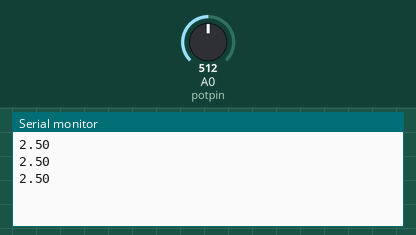
Bench run of a sketch on a simulated Arduino Uno, built with avr-gcc and run on an emulated ATmega328P. Shown: the last lines printed to the serial monitor. Inputs (shaded band) come from the test bench; at power-on: A0 (potpin) = 512.

Above: at 1.3 s.
1.4 s: A0 (potpin) set to 716
At 1.9 s:
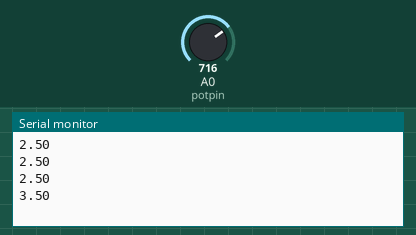
2.9 s: A0 (potpin) set to 900
At 3.4 s:
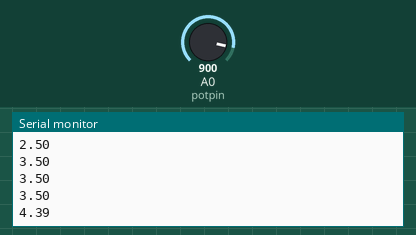
Timing chart, 0 to 5.9 s (numbered marks = the images above; inputs shaded):
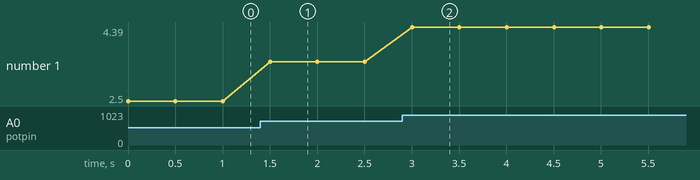

Measured:
- after the input at 1.4 s, the serial monitor: prints a new line after 0.10 s (image 1)
- after the input at 2.9 s, the serial monitor: prints a new line after 0.10 s (image 2)
- plotted number 1: 2.5 → 3.5 after the input at 1.4 s, 3.5 → 4.39 after the input at 2.9 s

The sketch:

potansiyometre.ino
```cpp
#define potpin A0

int deger = 0;


void setup()
{
  Serial.begin(9600);
}

void loop()
{
  deger = analogRead(potpin);
  float volt = (5.00/1024.00)*deger;
  Serial.println(volt);
  delay(500);
}
```
